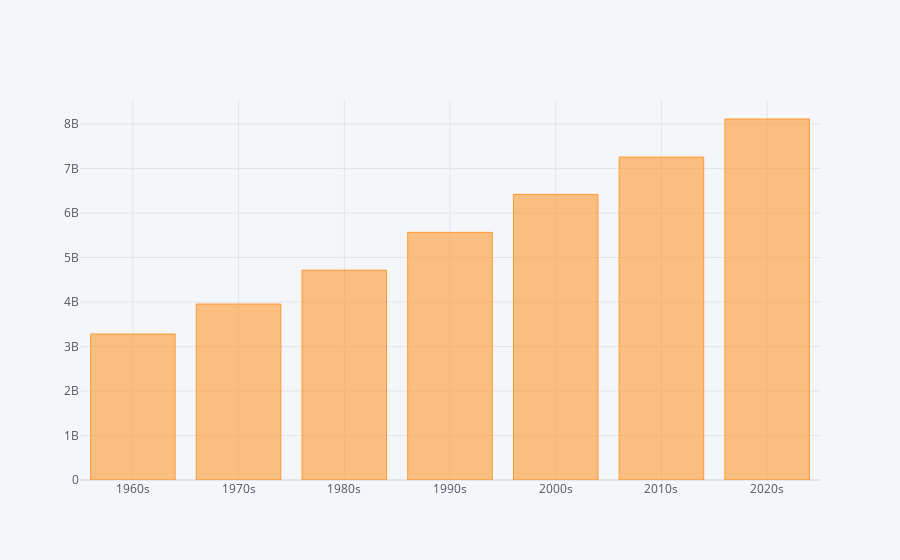

Write notebook code for a chart like this one.
### Code cell
# Use cufflinks to create barplot of the data

df_temp.iplot(kind='bar', x='Year', y='Total Population', asFigure=True)

### Figure 1 — Plotly figure (JSON) as saved in the notebook; plotly's stock layout.template omitted (floating-point values rounded to 4 significant figures)
{"data": [{"marker": {"color": "rgba(255, 153, 51, 0.6)", "line": {"color": "rgba(255, 153, 51, 1.0)", "width": 1}}, "name": "Total Population", "orientation": "v", "text": "", "type": "bar", "x": ["1960s", "1970s", "1980s", "1990s", "2000s", "2010s", "2020s"], "y": [3282103338, 3955534735, 4715870106, 5565307499, 6420035992, 7258305815, 8113755709]}], "layout": {"legend": {"bgcolor": "#F5F6F9", "font": {"color": "#4D5663"}}, "paper_bgcolor": "#F5F6F9", "plot_bgcolor": "#F5F6F9", "title": {"font": {"color": "#4D5663"}}, "xaxis": {"gridcolor": "#E1E5ED", "showgrid": true, "tickfont": {"color": "#4D5663"}, "title": {"font": {"color": "#4D5663"}, "text": ""}, "zerolinecolor": "#E1E5ED"}, "yaxis": {"gridcolor": "#E1E5ED", "showgrid": true, "tickfont": {"color": "#4D5663"}, "title": {"font": {"color": "#4D5663"}, "text": ""}, "zerolinecolor": "#E1E5ED"}}}
